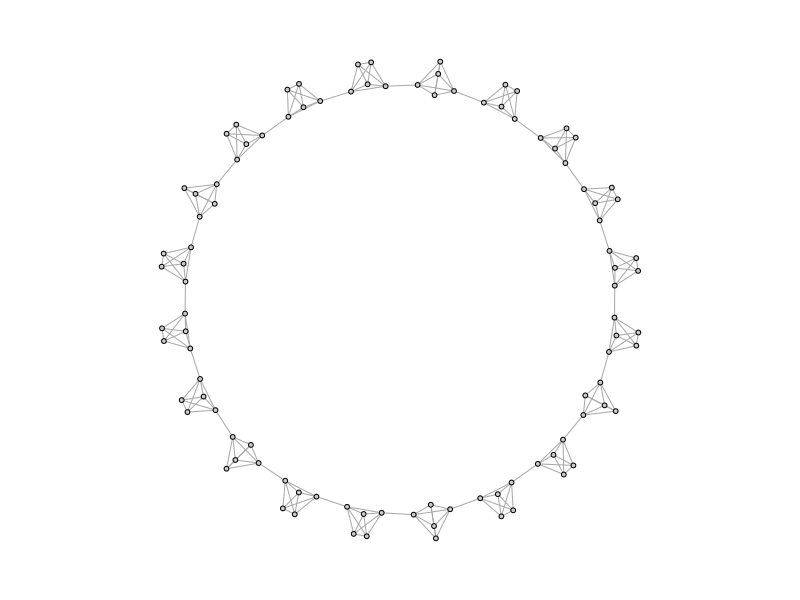

Source code (R):
simulate_caveman <- function(n = 25, clique_size = 5){
  require(igraph)
  # Groups are all the same size, so I check whether N is divisible by the size of groups
  if ( ((n%/%clique_size) * clique_size) != n){
    stop("n is not evenly divisible by clique_size")
  }
  
  groups = n/clique_size # this determines the number of groups
  
  el <- data.frame(PersonA = 1:n, Group = NA) # I create a dataframe which has people and the groups they are in
  # I treat it like a person to group edgelist
  
  group_vector = c()
  for (i in 1:groups){
    group_vector <- c(group_vector, rep(i, clique_size))
  }  
  
  el$Group <- group_vector
  
  inc <- table(el) # I use the table function to turn the person to group edgelist into an incidence matrix
  adj <- inc %*% t(inc) # And I use matrix multiplication with the transpose to turn the person to group incidence matrix
  # into a person to person adjacency matrix
  
  diag(adj) <- 0 
  
  g <- graph.adjacency(adj, mode = "undirected") # I graph this matrix
  
  group_connect <- seq(from = 1, to = n, by = clique_size) # I determine the points of connection using a sequence funciton
  
  for( i in 1:(length(group_connect)-1)){
    p1 <- group_connect[i] + 1
    p2 <- group_connect[i+1]
    g <- add.edges(g, c(p1,p2)) # And I connect the points of connection using add.edges
  }
  g <- add.edges(g, c(group_connect[1],(group_connect[groups]+1))) # finally I connect the ends of the structure so that it forms a circle
  
  return(g)    
}

caveman_net <- simulate_caveman(n = 100, clique_size = 5) 

par(mar = c(2,2,2,2))
plot(caveman_net, layout = layout.kamada.kawai(caveman_net), vertex.size = 2, vertex.label = NA, vertex.color = "grey80")

graph.density(caveman_net)
transitivity(caveman_net) # transitivity() measures clustering coefficient, which essentially says, how clustered is the network overall
average.path.length(caveman_net)

nodes.diameter<-get.diameter(caveman_net)
length(nodes.diameter)
